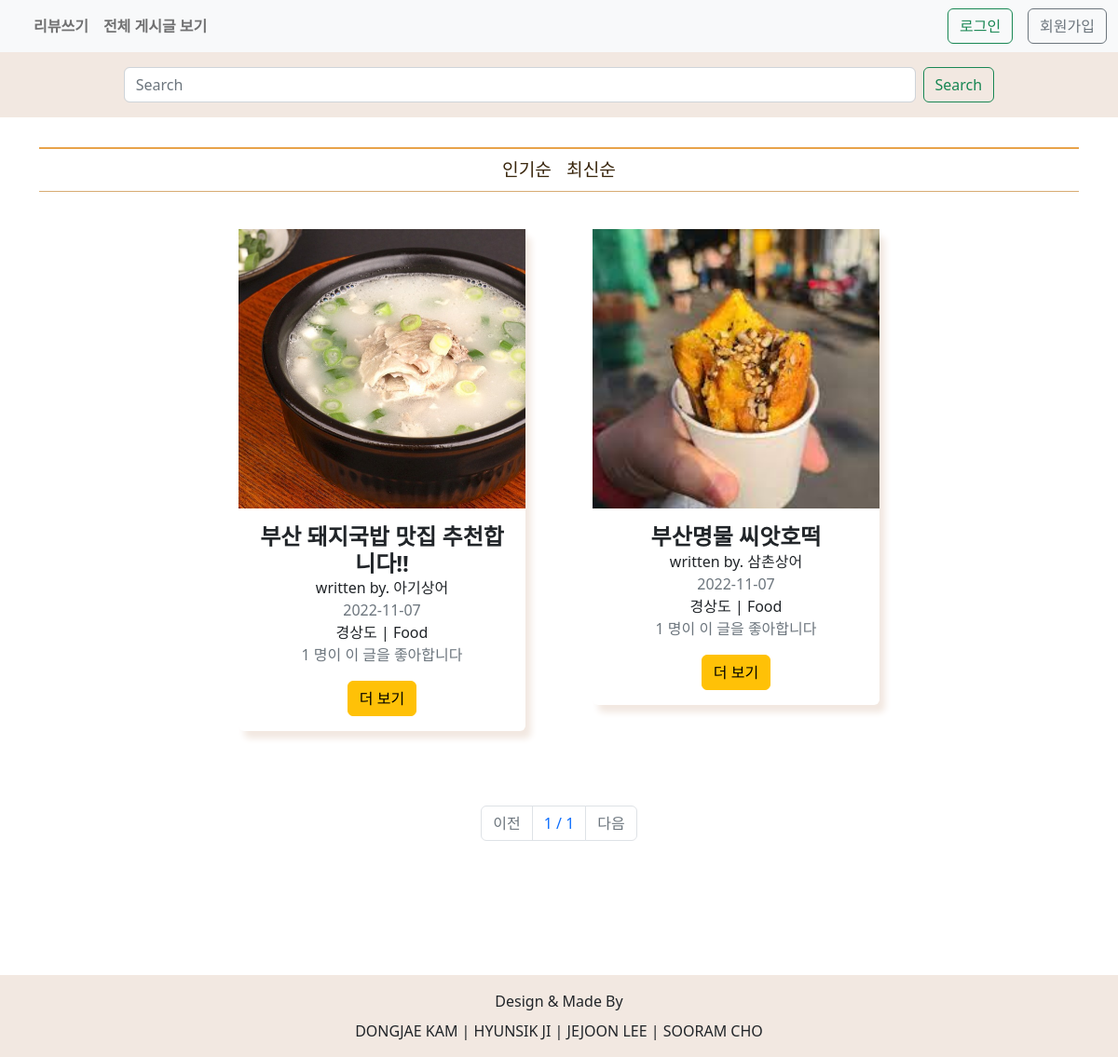
Screenshot of /articles/search/?searched=부산 with the database file from the repository.
### articles/models.py (models this page shows, shortened)
class Photo(models.Model):
    review = models.ForeignKey(Review, on_delete=models.CASCADE)
    image = models.ImageField(upload_to='images/', blank=True)

class Review(models.Model):
    title = models.CharField(max_length=20)
    content = models.TextField()
    created_at = models.DateTimeField(auto_now_add=True)
    updated_at = models.DateTimeField(auto_now=True)
    places = [
    ("서울", "서울"),
    ("경기도", "경기도"),
    ("강원도", "강원도"),
    ("충청도", "충청도"),
    ("경상도", "경상도"),
    ("전라도", "전라도"),
    ]
    place = models.CharField(max_length=20, choices = places)
    themes = [
        ("Food", "Food"),
        ("Healing", "Healing"),
        ("activity", "activity"),
    ]
    theme = models.CharField(max_length=20, choices = themes)
    user = models.ForeignKey(settings.AUTH_USER_MODEL, on_delete=models.CASCADE)
    like_users = models.ManyToManyField(settings.AUTH_USER_MODEL, related_name='like_review')

### accounts/models.py (models this page shows)
class User(AbstractUser):
    followings = models.ManyToManyField(
        "self", symmetrical=False, related_name="followers"
    )
    profile_name = models.CharField(max_length=100)
    profile_image = models.ImageField(upload_to="image/profile_image", null=False)
    rank = models.IntegerField(default=0)

### articles/views.py (the view)
# urls.py: path("search/", views.search, name="search"),
def search(request):
    popular_list = {}
    if request.method == "GET":
        search = request.GET.get("searched", "")
        sort = request.GET.get("sorted", "")
        if not search.isdigit() and not search == "":
            if Review.objects.filter(
                Q(title__icontains=search)
                | Q(content__icontains=search)
                | Q(place__icontains=search)
            ):
                popular_list[search] = popular_list.get(search, 0) + 1
        for k, v in sorted(popular_list.items(), key=lambda x: -x[1]):
            if Search.objects.filter(title=k):
                s = Search.objects.get(title=k)
                s.count += 1
                s.save()
            else:
                s = Search(title=k, count=v)
                s.save()
        popular = Search.objects.order_by("-count")[:10]
        search_list = Review.objects.filter(
            Q(title__icontains=search)
            | Q(content__icontains=search)
            | Q(place__icontains=search)
            | Q(theme__icontains=search)
            | Q(user_id__profile_name__icontains=search)
        )
        if search:
            if search_list:
                pass
            if sort == "pop":
                search_list = search_list.order_by("-like_users")
                sort="pop"
                print(search_list)
            if sort == "recent":
                search_list = search_list.order_by("-updated_at")
                sort="recent"
                print(search_list)
            page = int(request.GET.get("p", 1))
            pagenator = Paginator(search_list, 5)
            boards = pagenator.get_page(page)
            return render(
                request,
                "articles/search.html",
                {
                    "search": search,
                    "boards": boards,
                    "search_list": search_list,
                    "popular": popular,
                    "sort" : sort,
                },
            )
        else:
            k = "검색 결과가 없습니다 다시 검색해주세요"
            context = {"v": k}
            return render(request, "articles/searchfail.html", context)

### articles/templates/articles/search.html (shortened to what this page needs)
{% extends 'base.html' %}
{% load static %}
{% block content %}
<div class="search-box">
  <form action="{%url 'articles:search' %}" class="search d-flex" role="search" method="">
    <input class="form-control me-2" name="searched" type="search" placeholder="Search" aria-label="Search" autocomplete="off">
    <button class="btn btn-outline-success" type="submit">Search</button>
  </form>
</div>
<div class="search-cate container">
  <div class="search-cate-words">
    <a class="search-cate-word" href="?searched={{ search }}&sorted=pop"> 인기순</a>
    <a class="search-cate-word ms-3" href="?searched={{ search }}&sorted=recent">최신순</a>
  </div>
</div>
<div class="container text-center">
  <div class="row justify-content-center">
    {% for board in boards %}
    <div class="col-12 col-md-6 col-xl-4">
      <div class="search-card card">
        <div class="search-card-image-box">
          {% for photo in board.photo_set.all  %}
          {% if forloop.first %}
          <img class="search-card-image" src="{{ photo.image.url }}" alt="">
          {% endif %}
          {% endfor %}
        </div>
        <div class="card-body">
          <h4 class="card-title fw-bold m-0">{{board.title}}</h4>
          <p class="m-0">written by. {{board.user.profile_name}}</p>
          <p class="date m-0 text-muted">{{board.updated_at|date:"Y-m-d"}}</p>
          <p class="m-0">{{board.place}} | {{board.theme}}</p>
          <p class="mb-3 text-muted">{{ board.like_users.count }} 명이 이 글을 좋아합니다</p>
          <a href="{% url 'articles:review_detail' board.pk %}" class="btn btn-warning">더 보기</a>
        </div>
      </div>
    </div>
    {% endfor %}
  </div>
</div>
{% if request.resolver_match.url_name != 'list' %}
<div class="row mt-2">
  <div class="col-12 my-5">
    <nav aria-label="Page navigation example">
      <ul class="pagination justify-content-center">
        {% if boards.has_previous %}
          <li class="page-item">
            <a class="page-link" href="?searched={{ search }}&sorted={{ sort }}&p={{ boards.previous_page_number }}">이전</a>
          </li>
        {% else %}
          <li class="page-item disabled">
            <a class="page-link" href="#">이전</a>
          </li>
        {% endif %}
        <li class="page-item">
          <a class="page-link" href="#">{{ boards.number }}
            /
            {{ boards.paginator.num_pages }}</a>
        </li>
        {% if boards.has_next %}
          <li class="page-item">
            <a class="page-link" href="?searched={{ search }}&sorted={{ sort }}&p={{ boards.next_page_number }}">다음</a>
          </li>
        {% else %}
          <li class="page-item disabled">
            <a class="page-link" href="#">다음</a>
          </li>
        {% endif %}
      </ul>
      </nav>
    </div>
  </div>
{% endif %}
{% endblock content %}

### static/css/style.css (style rules this page uses)
a { color:rgb(99, 41, 0); text-decoration: none; }
.search-box { position: sticky; z-index: 100; top: 0px; padding: 1rem; background-color: rgb(242, 232, 225); }
.search { margin: 0 auto; width: 80%; }
.search-cate-words { display:flex; justify-content: center; margin: 2rem 0 1rem 0; border-top: 2px solid rgba(224, 132, 11, 0.74); border-bottom: 1px solid rgb(216, 172, 115); }
.search-cate-word { margin: 0.5rem 0; font-size: 1.2rem; text-align: center; text-decoration: none; color: rgb(58, 39, 14); }
.search-card { margin: 1.5rem; border: 0px; box-shadow: 6px 8px 7px rgb(242, 232, 225); }
.search-card-image-box { height: 300px; width: 100%; background-color: rgb(184, 184, 184); }
.search-card-image { height: 300px; width: 100%; }

### rows the page displays
Review: title "부산 돼지국밥 맛집 추천합니다!!", user.profile_name "아기상어", updated_at "2022-11-07", place "경상도", theme "Food", like_users.count "1"
Photo: image (picture)
Review: title "부산명물 씨앗호떡", user.profile_name "삼촌상어", updated_at "2022-11-07", place "경상도", theme "Food", like_users.count "1"
Photo: image (picture)

### other values shown
{{ boards.number }} "1"
{{ boards.paginator.num_pages }} "1"
